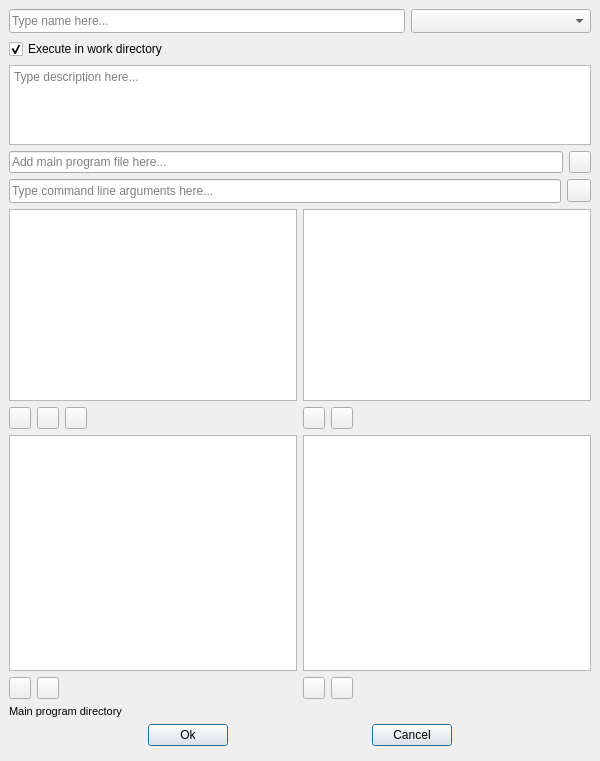
<?xml version="1.0" encoding="UTF-8"?>
<!--
######################################################################################################################
# Copyright (C) 2017-2020 Spine project consortium
# This file is part of Spine Toolbox.
# Spine Toolbox is free software: you can redistribute it and\/or modify it under the terms of the GNU Lesser General
# Public License as published by the Free Software Foundation, either version 3 of the License, or (at your option)
# any later version. This program is distributed in the hope that it will be useful, but WITHOUT ANY WARRANTY;
# without even the implied warranty of MERCHANTABILITY or FITNESS FOR A PARTICULAR PURPOSE. See the GNU Lesser General
# Public License for more details. You should have received a copy of the GNU Lesser General Public License along with
# this program. If not, see <http:\/\/www.gnu.org\/licenses\/>.
######################################################################################################################
-->
<ui version="4.0">
 <class>Form</class>
 <widget class="QWidget" name="Form">
  <property name="windowModality">
   <enum>Qt::ApplicationModal</enum>
  </property>
  <property name="geometry">
   <rect>
    <x>0</x>
    <y>0</y>
    <width>600</width>
    <height>761</height>
   </rect>
  </property>
  <property name="sizePolicy">
   <sizepolicy hsizetype="Minimum" vsizetype="Minimum">
    <horstretch>0</horstretch>
    <verstretch>0</verstretch>
   </sizepolicy>
  </property>
  <property name="windowTitle">
   <string>Edit Tool Specification</string>
  </property>
  <layout class="QVBoxLayout" name="verticalLayout_6">
   <property name="spacing">
    <number>0</number>
   </property>
   <property name="leftMargin">
    <number>0</number>
   </property>
   <property name="topMargin">
    <number>0</number>
   </property>
   <property name="rightMargin">
    <number>0</number>
   </property>
   <property name="bottomMargin">
    <number>0</number>
   </property>
   <item>
    <layout class="QVBoxLayout" name="verticalLayout_5">
     <property name="spacing">
      <number>6</number>
     </property>
     <property name="leftMargin">
      <number>9</number>
     </property>
     <property name="topMargin">
      <number>9</number>
     </property>
     <property name="rightMargin">
      <number>9</number>
     </property>
     <property name="bottomMargin">
      <number>9</number>
     </property>
     <item>
      <layout class="QHBoxLayout" name="horizontalLayout">
       <item>
        <widget class="QLineEdit" name="lineEdit_name">
         <property name="sizePolicy">
          <sizepolicy hsizetype="Expanding" vsizetype="Fixed">
           <horstretch>0</horstretch>
           <verstretch>0</verstretch>
          </sizepolicy>
         </property>
         <property name="minimumSize">
          <size>
           <width>220</width>
           <height>24</height>
          </size>
         </property>
         <property name="maximumSize">
          <size>
           <width>5000</width>
           <height>24</height>
          </size>
         </property>
         <property name="toolTip">
          <string>&lt;html&gt;&lt;head/&gt;&lt;body&gt;&lt;p&gt;Tool specification name (required)&lt;/p&gt;&lt;/body&gt;&lt;/html&gt;</string>
         </property>
         <property name="placeholderText">
          <string>Type name here...</string>
         </property>
         <property name="clearButtonEnabled">
          <bool>true</bool>
         </property>
        </widget>
       </item>
       <item>
        <widget class="QComboBox" name="comboBox_tooltype">
         <property name="sizePolicy">
          <sizepolicy hsizetype="Preferred" vsizetype="Fixed">
           <horstretch>0</horstretch>
           <verstretch>0</verstretch>
          </sizepolicy>
         </property>
         <property name="minimumSize">
          <size>
           <width>180</width>
           <height>24</height>
          </size>
         </property>
         <property name="maximumSize">
          <size>
           <width>16777215</width>
           <height>24</height>
          </size>
         </property>
         <property name="toolTip">
          <string>&lt;html&gt;&lt;head/&gt;&lt;body&gt;&lt;p&gt;Tool specification type&lt;/p&gt;&lt;/body&gt;&lt;/html&gt;</string>
         </property>
         <property name="currentText">
          <string/>
         </property>
        </widget>
       </item>
      </layout>
     </item>
     <item>
      <widget class="QCheckBox" name="checkBox_execute_in_work">
       <property name="toolTip">
        <string>&lt;html&gt;&lt;head/&gt;&lt;body&gt;&lt;p&gt;If checked, Tool specification is executed in a work directory (default).&lt;/p&gt;&lt;p&gt;If unchecked, Tool specification is executed in main program file directory.&lt;/p&gt;&lt;p&gt;It is recommended to uncheck this for &lt;span style=&quot; font-weight:600;&quot;&gt;Executable&lt;/span&gt; Tool specifications.&lt;/p&gt;&lt;/body&gt;&lt;/html&gt;</string>
       </property>
       <property name="text">
        <string>Execute in work directory</string>
       </property>
       <property name="checked">
        <bool>true</bool>
       </property>
      </widget>
     </item>
     <item>
      <widget class="QTextEdit" name="textEdit_description">
       <property name="maximumSize">
        <size>
         <width>16777215</width>
         <height>80</height>
        </size>
       </property>
       <property name="focusPolicy">
        <enum>Qt::StrongFocus</enum>
       </property>
       <property name="toolTip">
        <string>&lt;html&gt;&lt;head/&gt;&lt;body&gt;&lt;p&gt;Tool specification description (optional)&lt;/p&gt;&lt;/body&gt;&lt;/html&gt;</string>
       </property>
       <property name="tabChangesFocus">
        <bool>true</bool>
       </property>
       <property name="placeholderText">
        <string>Type description here...</string>
       </property>
      </widget>
     </item>
     <item>
      <layout class="QHBoxLayout" name="horizontalLayout_6">
       <item>
        <widget class="CustomQLineEdit" name="lineEdit_main_program">
         <property name="toolTip">
          <string>&lt;html&gt;&lt;head/&gt;&lt;body&gt;&lt;p&gt;Main program file that is used to launch the Tool specification (required)&lt;/p&gt;&lt;/body&gt;&lt;/html&gt;</string>
         </property>
         <property name="placeholderText">
          <string>Add main program file here...</string>
         </property>
         <property name="clearButtonEnabled">
          <bool>true</bool>
         </property>
        </widget>
       </item>
       <item>
        <widget class="QToolButton" name="toolButton_add_main_program">
         <property name="maximumSize">
          <size>
           <width>22</width>
           <height>22</height>
          </size>
         </property>
         <property name="toolTip">
          <string>&lt;html&gt;&lt;head/&gt;&lt;body&gt;&lt;p&gt;Create a new main program or select an existing one&lt;/p&gt;&lt;/body&gt;&lt;/html&gt;</string>
         </property>
         <property name="icon">
          <iconset resource="../../../ui/resources/resources_icons.qrc">
           <normaloff>:/icons/file.svg</normaloff>:/icons/file.svg</iconset>
         </property>
         <property name="popupMode">
          <enum>QToolButton::InstantPopup</enum>
         </property>
        </widget>
       </item>
      </layout>
     </item>
     <item>
      <layout class="QHBoxLayout" name="horizontalLayout_9">
       <item>
        <widget class="QLineEdit" name="lineEdit_args">
         <property name="sizePolicy">
          <sizepolicy hsizetype="Expanding" vsizetype="Fixed">
           <horstretch>0</horstretch>
           <verstretch>0</verstretch>
          </sizepolicy>
         </property>
         <property name="minimumSize">
          <size>
           <width>220</width>
           <height>24</height>
          </size>
         </property>
         <property name="maximumSize">
          <size>
           <width>5000</width>
           <height>24</height>
          </size>
         </property>
         <property name="toolTip">
          <string>&lt;html&gt;&lt;head/&gt;&lt;body&gt;&lt;p&gt;Command line arguments (space-delimited) for the main program (optional). Use '@@' tags to refer to input files or URLs, see the User Guide for details.&lt;/p&gt;&lt;/body&gt;&lt;/html&gt;</string>
         </property>
         <property name="placeholderText">
          <string>Type command line arguments here...</string>
         </property>
         <property name="clearButtonEnabled">
          <bool>true</bool>
         </property>
        </widget>
       </item>
       <item>
        <widget class="QToolButton" name="toolButton_add_cmdline_tag">
         <property name="minimumSize">
          <size>
           <width>22</width>
           <height>22</height>
          </size>
         </property>
         <property name="toolTip">
          <string>&lt;html&gt;&lt;head/&gt;&lt;body&gt;&lt;p&gt;Insert @@ tags to command line arguments. See the User Guide for details.&lt;/p&gt;&lt;/body&gt;&lt;/html&gt;</string>
         </property>
         <property name="icon">
          <iconset resource="../../../ui/resources/resources_icons.qrc">
           <normaloff>:/icons/double-at.svg</normaloff>:/icons/double-at.svg</iconset>
         </property>
         <property name="popupMode">
          <enum>QToolButton::InstantPopup</enum>
         </property>
        </widget>
       </item>
      </layout>
     </item>
     <item>
      <layout class="QGridLayout" name="gridLayout">
       <item row="0" column="0">
        <layout class="QVBoxLayout" name="verticalLayout">
         <property name="spacing">
          <number>6</number>
         </property>
         <item>
          <widget class="SourcesTreeView" name="treeView_sourcefiles">
           <property name="sizePolicy">
            <sizepolicy hsizetype="Expanding" vsizetype="Preferred">
             <horstretch>0</horstretch>
             <verstretch>0</verstretch>
            </sizepolicy>
           </property>
           <property name="maximumSize">
            <size>
             <width>16777215</width>
             <height>200</height>
            </size>
           </property>
           <property name="font">
            <font>
             <pointsize>10</pointsize>
            </font>
           </property>
           <property name="focusPolicy">
            <enum>Qt::StrongFocus</enum>
           </property>
           <property name="acceptDrops">
            <bool>true</bool>
           </property>
           <property name="toolTip">
            <string>&lt;html&gt;&lt;head/&gt;&lt;body&gt;&lt;p&gt;Other source files and/or directories (in addition to the main program file) &lt;span style=&quot; font-weight:600;&quot;&gt;required&lt;/span&gt; by the program.&lt;/p&gt;&lt;p&gt;&lt;span style=&quot; font-weight:600;&quot;&gt;Tip&lt;/span&gt;: You can Drag &amp;amp; Drop files and/or directories here from File Explorer.&lt;/p&gt;&lt;/body&gt;&lt;/html&gt;</string>
           </property>
           <property name="lineWidth">
            <number>1</number>
           </property>
           <property name="selectionMode">
            <enum>QAbstractItemView::ExtendedSelection</enum>
           </property>
           <property name="verticalScrollMode">
            <enum>QAbstractItemView::ScrollPerPixel</enum>
           </property>
           <property name="indentation">
            <number>5</number>
           </property>
          </widget>
         </item>
         <item>
          <layout class="QHBoxLayout" name="horizontalLayout_2">
           <item>
            <widget class="QToolButton" name="toolButton_add_source_files">
             <property name="sizePolicy">
              <sizepolicy hsizetype="Fixed" vsizetype="Fixed">
               <horstretch>0</horstretch>
               <verstretch>0</verstretch>
              </sizepolicy>
             </property>
             <property name="minimumSize">
              <size>
               <width>22</width>
               <height>22</height>
              </size>
             </property>
             <property name="maximumSize">
              <size>
               <width>22</width>
               <height>22</height>
              </size>
             </property>
             <property name="font">
              <font>
               <pointsize>10</pointsize>
               <weight>75</weight>
               <bold>true</bold>
              </font>
             </property>
             <property name="toolTip">
              <string>&lt;html&gt;&lt;head/&gt;&lt;body&gt;&lt;p&gt;Add source code &lt;span style=&quot; font-weight:600;&quot;&gt;files&lt;/span&gt; that your program requires in order to run.&lt;/p&gt;&lt;/body&gt;&lt;/html&gt;</string>
             </property>
             <property name="text">
              <string/>
             </property>
             <property name="icon">
              <iconset resource="../../../ui/resources/resources_icons.qrc">
               <normaloff>:/icons/file-link.svg</normaloff>:/icons/file-link.svg</iconset>
             </property>
            </widget>
           </item>
           <item>
            <widget class="QToolButton" name="toolButton_add_source_dirs">
             <property name="minimumSize">
              <size>
               <width>22</width>
               <height>22</height>
              </size>
             </property>
             <property name="maximumSize">
              <size>
               <width>22</width>
               <height>22</height>
              </size>
             </property>
             <property name="toolTip">
              <string>&lt;html&gt;&lt;head/&gt;&lt;body&gt;&lt;p&gt;Add source code &lt;span style=&quot; font-weight:600;&quot;&gt;directory&lt;/span&gt; and all its contents.&lt;/p&gt;&lt;/body&gt;&lt;/html&gt;</string>
             </property>
             <property name="icon">
              <iconset resource="../../../ui/resources/resources_icons.qrc">
               <normaloff>:/icons/folder-link.svg</normaloff>:/icons/folder-link.svg</iconset>
             </property>
            </widget>
           </item>
           <item>
            <widget class="QToolButton" name="toolButton_minus_source_files">
             <property name="sizePolicy">
              <sizepolicy hsizetype="Fixed" vsizetype="Fixed">
               <horstretch>0</horstretch>
               <verstretch>0</verstretch>
              </sizepolicy>
             </property>
             <property name="minimumSize">
              <size>
               <width>22</width>
               <height>22</height>
              </size>
             </property>
             <property name="maximumSize">
              <size>
               <width>22</width>
               <height>22</height>
              </size>
             </property>
             <property name="font">
              <font>
               <pointsize>10</pointsize>
               <weight>75</weight>
               <bold>true</bold>
              </font>
             </property>
             <property name="toolTip">
              <string>&lt;html&gt;&lt;head/&gt;&lt;body&gt;&lt;p&gt;Remove selected item(s)&lt;/p&gt;&lt;/body&gt;&lt;/html&gt;</string>
             </property>
             <property name="text">
              <string/>
             </property>
             <property name="icon">
              <iconset resource="../../../ui/resources/resources_icons.qrc">
               <normaloff>:/icons/menu_icons/trash-alt.svg</normaloff>:/icons/menu_icons/trash-alt.svg</iconset>
             </property>
            </widget>
           </item>
           <item>
            <spacer name="horizontalSpacer_15">
             <property name="orientation">
              <enum>Qt::Horizontal</enum>
             </property>
             <property name="sizeHint" stdset="0">
              <size>
               <width>40</width>
               <height>20</height>
              </size>
             </property>
            </spacer>
           </item>
          </layout>
         </item>
        </layout>
       </item>
       <item row="0" column="1">
        <layout class="QVBoxLayout" name="verticalLayout_3">
         <property name="spacing">
          <number>6</number>
         </property>
         <item>
          <widget class="CustomTreeView" name="treeView_inputfiles">
           <property name="sizePolicy">
            <sizepolicy hsizetype="Expanding" vsizetype="Preferred">
             <horstretch>0</horstretch>
             <verstretch>0</verstretch>
            </sizepolicy>
           </property>
           <property name="maximumSize">
            <size>
             <width>16777215</width>
             <height>500</height>
            </size>
           </property>
           <property name="font">
            <font>
             <pointsize>10</pointsize>
            </font>
           </property>
           <property name="focusPolicy">
            <enum>Qt::StrongFocus</enum>
           </property>
           <property name="toolTip">
            <string>&lt;html&gt;&lt;head/&gt;&lt;body&gt;&lt;p&gt;&lt;span style=&quot; font-weight:600;&quot;&gt;Required&lt;/span&gt; data files for the program.&lt;/p&gt;&lt;p&gt;&lt;span style=&quot; font-weight:600;&quot;&gt;Tip&lt;/span&gt;: Double-click or press F2 to edit selected item.&lt;/p&gt;&lt;/body&gt;&lt;/html&gt;</string>
           </property>
           <property name="lineWidth">
            <number>1</number>
           </property>
           <property name="selectionMode">
            <enum>QAbstractItemView::ExtendedSelection</enum>
           </property>
           <property name="verticalScrollMode">
            <enum>QAbstractItemView::ScrollPerPixel</enum>
           </property>
           <property name="indentation">
            <number>5</number>
           </property>
           <property name="uniformRowHeights">
            <bool>false</bool>
           </property>
          </widget>
         </item>
         <item>
          <layout class="QHBoxLayout" name="horizontalLayout_4">
           <item>
            <widget class="QToolButton" name="toolButton_plus_inputfiles">
             <property name="sizePolicy">
              <sizepolicy hsizetype="Fixed" vsizetype="Fixed">
               <horstretch>0</horstretch>
               <verstretch>0</verstretch>
              </sizepolicy>
             </property>
             <property name="minimumSize">
              <size>
               <width>22</width>
               <height>22</height>
              </size>
             </property>
             <property name="maximumSize">
              <size>
               <width>22</width>
               <height>22</height>
              </size>
             </property>
             <property name="font">
              <font>
               <pointsize>10</pointsize>
               <weight>75</weight>
               <bold>true</bold>
              </font>
             </property>
             <property name="toolTip">
              <string>&lt;html&gt;&lt;head/&gt;&lt;body&gt;&lt;p&gt;Add input filenames and/or directories required by the program. Examples:&lt;/p&gt;&lt;p&gt;'data.csv'&lt;/p&gt;&lt;p&gt;'input/data.csv'&lt;/p&gt;&lt;p&gt;'input/'&lt;/p&gt;&lt;p&gt;'output/'&lt;/p&gt;&lt;p&gt;&lt;br/&gt;&lt;/p&gt;&lt;/body&gt;&lt;/html&gt;</string>
             </property>
             <property name="text">
              <string/>
             </property>
             <property name="icon">
              <iconset resource="../../../ui/resources/resources_icons.qrc">
               <normaloff>:/icons/file-link.svg</normaloff>:/icons/file-link.svg</iconset>
             </property>
            </widget>
           </item>
           <item>
            <widget class="QToolButton" name="toolButton_minus_inputfiles">
             <property name="sizePolicy">
              <sizepolicy hsizetype="Fixed" vsizetype="Fixed">
               <horstretch>0</horstretch>
               <verstretch>0</verstretch>
              </sizepolicy>
             </property>
             <property name="minimumSize">
              <size>
               <width>22</width>
               <height>22</height>
              </size>
             </property>
             <property name="maximumSize">
              <size>
               <width>22</width>
               <height>22</height>
              </size>
             </property>
             <property name="font">
              <font>
               <pointsize>10</pointsize>
               <weight>75</weight>
               <bold>true</bold>
              </font>
             </property>
             <property name="toolTip">
              <string>&lt;html&gt;&lt;head/&gt;&lt;body&gt;&lt;p&gt;Remove selected item(s)&lt;/p&gt;&lt;/body&gt;&lt;/html&gt;</string>
             </property>
             <property name="text">
              <string/>
             </property>
             <property name="icon">
              <iconset resource="../../../ui/resources/resources_icons.qrc">
               <normaloff>:/icons/menu_icons/trash-alt.svg</normaloff>:/icons/menu_icons/trash-alt.svg</iconset>
             </property>
            </widget>
           </item>
           <item>
            <spacer name="horizontalSpacer_8">
             <property name="orientation">
              <enum>Qt::Horizontal</enum>
             </property>
             <property name="sizeHint" stdset="0">
              <size>
               <width>40</width>
               <height>20</height>
              </size>
             </property>
            </spacer>
           </item>
          </layout>
         </item>
        </layout>
       </item>
       <item row="1" column="0">
        <layout class="QVBoxLayout" name="verticalLayout_4">
         <property name="spacing">
          <number>6</number>
         </property>
         <item>
          <widget class="CustomTreeView" name="treeView_inputfiles_opt">
           <property name="maximumSize">
            <size>
             <width>16777215</width>
             <height>500</height>
            </size>
           </property>
           <property name="font">
            <font>
             <pointsize>10</pointsize>
            </font>
           </property>
           <property name="focusPolicy">
            <enum>Qt::StrongFocus</enum>
           </property>
           <property name="toolTip">
            <string>&lt;html&gt;&lt;head/&gt;&lt;body&gt;&lt;p&gt;&lt;span style=&quot; font-weight:600;&quot;&gt;Optional&lt;/span&gt; data files for the program.&lt;/p&gt;&lt;p&gt;&lt;span style=&quot; font-weight:600;&quot;&gt;Tip&lt;/span&gt;: Double-click or press F2 to edit selected item.&lt;/p&gt;&lt;/body&gt;&lt;/html&gt;</string>
           </property>
           <property name="selectionMode">
            <enum>QAbstractItemView::ExtendedSelection</enum>
           </property>
           <property name="verticalScrollMode">
            <enum>QAbstractItemView::ScrollPerPixel</enum>
           </property>
           <property name="indentation">
            <number>5</number>
           </property>
          </widget>
         </item>
         <item>
          <layout class="QHBoxLayout" name="horizontalLayout_5">
           <item>
            <widget class="QToolButton" name="toolButton_plus_inputfiles_opt">
             <property name="sizePolicy">
              <sizepolicy hsizetype="Fixed" vsizetype="Fixed">
               <horstretch>0</horstretch>
               <verstretch>0</verstretch>
              </sizepolicy>
             </property>
             <property name="minimumSize">
              <size>
               <width>22</width>
               <height>22</height>
              </size>
             </property>
             <property name="maximumSize">
              <size>
               <width>22</width>
               <height>22</height>
              </size>
             </property>
             <property name="font">
              <font>
               <pointsize>10</pointsize>
               <weight>75</weight>
               <bold>true</bold>
              </font>
             </property>
             <property name="toolTip">
              <string>&lt;html&gt;&lt;head/&gt;&lt;body&gt;&lt;p&gt;Add optional input filenames and/or directories.&lt;/p&gt;&lt;/body&gt;&lt;/html&gt;</string>
             </property>
             <property name="text">
              <string/>
             </property>
             <property name="icon">
              <iconset resource="../../../ui/resources/resources_icons.qrc">
               <normaloff>:/icons/file-link.svg</normaloff>:/icons/file-link.svg</iconset>
             </property>
            </widget>
           </item>
           <item>
            <widget class="QToolButton" name="toolButton_minus_inputfiles_opt">
             <property name="sizePolicy">
              <sizepolicy hsizetype="Fixed" vsizetype="Fixed">
               <horstretch>0</horstretch>
               <verstretch>0</verstretch>
              </sizepolicy>
             </property>
             <property name="minimumSize">
              <size>
               <width>22</width>
               <height>22</height>
              </size>
             </property>
             <property name="maximumSize">
              <size>
               <width>22</width>
               <height>22</height>
              </size>
             </property>
             <property name="font">
              <font>
               <pointsize>10</pointsize>
               <weight>75</weight>
               <bold>true</bold>
              </font>
             </property>
             <property name="toolTip">
              <string>&lt;html&gt;&lt;head/&gt;&lt;body&gt;&lt;p&gt;Remove selected item(s)&lt;/p&gt;&lt;/body&gt;&lt;/html&gt;</string>
             </property>
             <property name="text">
              <string/>
             </property>
             <property name="icon">
              <iconset resource="../../../ui/resources/resources_icons.qrc">
               <normaloff>:/icons/menu_icons/trash-alt.svg</normaloff>:/icons/menu_icons/trash-alt.svg</iconset>
             </property>
            </widget>
           </item>
           <item>
            <spacer name="horizontalSpacer_10">
             <property name="orientation">
              <enum>Qt::Horizontal</enum>
             </property>
             <property name="sizeHint" stdset="0">
              <size>
               <width>40</width>
               <height>20</height>
              </size>
             </property>
            </spacer>
           </item>
          </layout>
         </item>
        </layout>
       </item>
       <item row="1" column="1">
        <layout class="QVBoxLayout" name="verticalLayout_2">
         <property name="spacing">
          <number>6</number>
         </property>
         <item>
          <widget class="CustomTreeView" name="treeView_outputfiles">
           <property name="maximumSize">
            <size>
             <width>16777215</width>
             <height>500</height>
            </size>
           </property>
           <property name="font">
            <font>
             <pointsize>10</pointsize>
            </font>
           </property>
           <property name="focusPolicy">
            <enum>Qt::WheelFocus</enum>
           </property>
           <property name="toolTip">
            <string>&lt;html&gt;&lt;head/&gt;&lt;body&gt;&lt;p&gt;Output files that may be used by other project items downstream. These files will be archived into a results directory after execution.&lt;/p&gt;&lt;p&gt;&lt;span style=&quot; font-weight:600;&quot;&gt;Tip&lt;/span&gt;: Double-click or press F2 to edit selected item.&lt;/p&gt;&lt;/body&gt;&lt;/html&gt;</string>
           </property>
           <property name="selectionMode">
            <enum>QAbstractItemView::ExtendedSelection</enum>
           </property>
           <property name="verticalScrollMode">
            <enum>QAbstractItemView::ScrollPerPixel</enum>
           </property>
           <property name="indentation">
            <number>5</number>
           </property>
          </widget>
         </item>
         <item>
          <layout class="QHBoxLayout" name="horizontalLayout_3">
           <item>
            <widget class="QToolButton" name="toolButton_plus_outputfiles">
             <property name="sizePolicy">
              <sizepolicy hsizetype="Fixed" vsizetype="Fixed">
               <horstretch>0</horstretch>
               <verstretch>0</verstretch>
              </sizepolicy>
             </property>
             <property name="minimumSize">
              <size>
               <width>22</width>
               <height>22</height>
              </size>
             </property>
             <property name="maximumSize">
              <size>
               <width>22</width>
               <height>22</height>
              </size>
             </property>
             <property name="font">
              <font>
               <pointsize>10</pointsize>
               <weight>75</weight>
               <bold>true</bold>
              </font>
             </property>
             <property name="toolTip">
              <string>&lt;html&gt;&lt;head/&gt;&lt;body&gt;&lt;p&gt;Add output filenames produced by your program that are saved to results after execution.&lt;/p&gt;&lt;/body&gt;&lt;/html&gt;</string>
             </property>
             <property name="text">
              <string/>
             </property>
             <property name="icon">
              <iconset resource="../../../ui/resources/resources_icons.qrc">
               <normaloff>:/icons/file-link.svg</normaloff>:/icons/file-link.svg</iconset>
             </property>
            </widget>
           </item>
           <item>
            <widget class="QToolButton" name="toolButton_minus_outputfiles">
             <property name="sizePolicy">
              <sizepolicy hsizetype="Fixed" vsizetype="Fixed">
               <horstretch>0</horstretch>
               <verstretch>0</verstretch>
              </sizepolicy>
             </property>
             <property name="minimumSize">
              <size>
               <width>22</width>
               <height>22</height>
              </size>
             </property>
             <property name="maximumSize">
              <size>
               <width>22</width>
               <height>22</height>
              </size>
             </property>
             <property name="font">
              <font>
               <pointsize>10</pointsize>
               <weight>75</weight>
               <bold>true</bold>
              </font>
             </property>
             <property name="toolTip">
              <string>&lt;html&gt;&lt;head/&gt;&lt;body&gt;&lt;p&gt;Remove selected item(s)&lt;/p&gt;&lt;/body&gt;&lt;/html&gt;</string>
             </property>
             <property name="text">
              <string/>
             </property>
             <property name="icon">
              <iconset resource="../../../ui/resources/resources_icons.qrc">
               <normaloff>:/icons/menu_icons/trash-alt.svg</normaloff>:/icons/menu_icons/trash-alt.svg</iconset>
             </property>
            </widget>
           </item>
           <item>
            <spacer name="horizontalSpacer_13">
             <property name="orientation">
              <enum>Qt::Horizontal</enum>
             </property>
             <property name="sizeHint" stdset="0">
              <size>
               <width>40</width>
               <height>20</height>
              </size>
             </property>
            </spacer>
           </item>
          </layout>
         </item>
        </layout>
       </item>
      </layout>
     </item>
     <item>
      <layout class="QHBoxLayout" name="horizontalLayout_7">
       <item>
        <widget class="QLabel" name="label">
         <property name="maximumSize">
          <size>
           <width>16777215</width>
           <height>16777215</height>
          </size>
         </property>
         <property name="font">
          <font>
           <pointsize>8</pointsize>
          </font>
         </property>
         <property name="text">
          <string>Main program directory</string>
         </property>
        </widget>
       </item>
       <item>
        <widget class="QLabel" name="label_mainpath">
         <property name="sizePolicy">
          <sizepolicy hsizetype="Expanding" vsizetype="Preferred">
           <horstretch>0</horstretch>
           <verstretch>0</verstretch>
          </sizepolicy>
         </property>
         <property name="font">
          <font>
           <pointsize>8</pointsize>
           <weight>75</weight>
           <bold>true</bold>
          </font>
         </property>
         <property name="text">
          <string/>
         </property>
        </widget>
       </item>
      </layout>
     </item>
     <item>
      <layout class="QHBoxLayout" name="horizontalLayout_8">
       <property name="bottomMargin">
        <number>6</number>
       </property>
       <item>
        <spacer name="horizontalSpacer_2">
         <property name="orientation">
          <enum>Qt::Horizontal</enum>
         </property>
         <property name="sizeHint" stdset="0">
          <size>
           <width>40</width>
           <height>20</height>
          </size>
         </property>
        </spacer>
       </item>
       <item>
        <widget class="QPushButton" name="pushButton_ok">
         <property name="text">
          <string>Ok</string>
         </property>
         <property name="default">
          <bool>true</bool>
         </property>
        </widget>
       </item>
       <item>
        <spacer name="horizontalSpacer">
         <property name="orientation">
          <enum>Qt::Horizontal</enum>
         </property>
         <property name="sizeHint" stdset="0">
          <size>
           <width>40</width>
           <height>20</height>
          </size>
         </property>
        </spacer>
       </item>
       <item>
        <widget class="QPushButton" name="pushButton_cancel">
         <property name="text">
          <string>Cancel</string>
         </property>
         <property name="default">
          <bool>true</bool>
         </property>
        </widget>
       </item>
       <item>
        <spacer name="horizontalSpacer_3">
         <property name="orientation">
          <enum>Qt::Horizontal</enum>
         </property>
         <property name="sizeHint" stdset="0">
          <size>
           <width>40</width>
           <height>20</height>
          </size>
         </property>
        </spacer>
       </item>
      </layout>
     </item>
    </layout>
   </item>
   <item>
    <layout class="QHBoxLayout" name="horizontalLayout_statusbar_placeholder">
     <item>
      <widget class="QWidget" name="widget_invisible_dummy" native="true"/>
     </item>
    </layout>
   </item>
  </layout>
 </widget>
 <customwidgets>
  <customwidget>
   <class>CustomQLineEdit</class>
   <extends>QLineEdit</extends>
   <header>spinetoolbox/widgets/custom_qlineedits.h</header>
  </customwidget>
  <customwidget>
   <class>SourcesTreeView</class>
   <extends>QTreeView</extends>
   <header>spinetoolbox/widgets/custom_qtreeview.h</header>
  </customwidget>
  <customwidget>
   <class>CustomTreeView</class>
   <extends>QTreeView</extends>
   <header>spinetoolbox/widgets/custom_qtreeview.h</header>
  </customwidget>
 </customwidgets>
 <tabstops>
  <tabstop>lineEdit_name</tabstop>
  <tabstop>comboBox_tooltype</tabstop>
  <tabstop>checkBox_execute_in_work</tabstop>
  <tabstop>textEdit_description</tabstop>
  <tabstop>lineEdit_main_program</tabstop>
  <tabstop>toolButton_add_main_program</tabstop>
  <tabstop>lineEdit_args</tabstop>
  <tabstop>toolButton_add_cmdline_tag</tabstop>
  <tabstop>treeView_sourcefiles</tabstop>
  <tabstop>toolButton_add_source_files</tabstop>
  <tabstop>toolButton_add_source_dirs</tabstop>
  <tabstop>toolButton_minus_source_files</tabstop>
  <tabstop>treeView_inputfiles</tabstop>
  <tabstop>toolButton_plus_inputfiles</tabstop>
  <tabstop>toolButton_minus_inputfiles</tabstop>
  <tabstop>treeView_inputfiles_opt</tabstop>
  <tabstop>toolButton_plus_inputfiles_opt</tabstop>
  <tabstop>toolButton_minus_inputfiles_opt</tabstop>
  <tabstop>treeView_outputfiles</tabstop>
  <tabstop>toolButton_plus_outputfiles</tabstop>
  <tabstop>toolButton_minus_outputfiles</tabstop>
  <tabstop>pushButton_ok</tabstop>
  <tabstop>pushButton_cancel</tabstop>
 </tabstops>
 <resources>
  <include location="../../../ui/resources/resources_icons.qrc"/>
 </resources>
 <connections/>
</ui>
